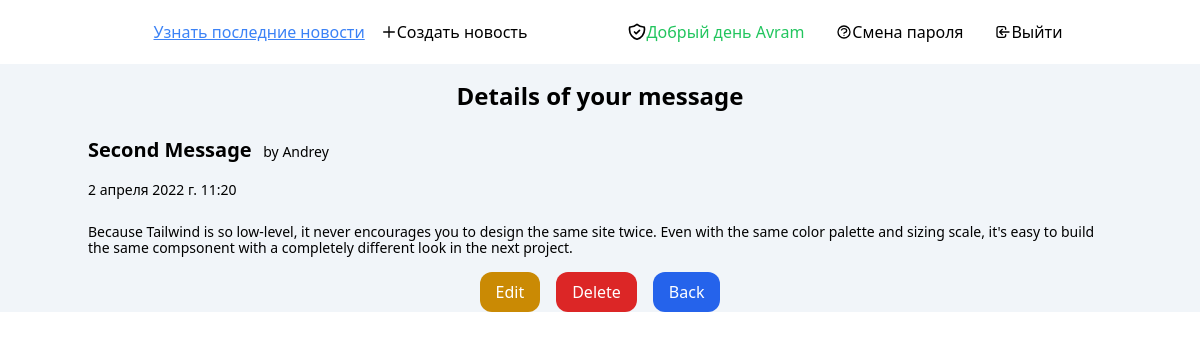
Screenshot of /articles/2/details/ (signed in) with the database file from the repository.
### users/models.py (models this page shows)
class CustomUser(AbstractUser):
    age = models.PositiveIntegerField(null=True, blank=True)  # Добавление нового поля в стандартную модель данных юзера
    hairColor = models.CharField(max_length=50, null=True)

### articles/models.py (models this page shows, shortened)
class Article(models.Model):
    title = models.CharField(max_length=255, help_text='Введите название сообщения', verbose_name='Название')
    body = models.TextField(help_text='Введите содержание сообщения', verbose_name='Текст')
    date = models.DateTimeField(auto_now_add=True, verbose_name='Дата')  # автодобавление даты в создание сообщения
    author = models.ForeignKey(get_user_model(), on_delete=models.CASCADE,
                               verbose_name='Автор')  # Many-To-One в первом параметре -

### articles/views.py (the view)
# urls.py: path('<int:pk>/details/', ArticleDetailView.as_view(), name='article_details'),
class ArticleDetailView(LoginRequiredMixin, DetailView):  # Миксин не дает гостю зайти на url просмотра сообщения
    model = Article
    template_name = 'article_details.html'
    login_url = 'login'  # Редирект на url, если гость неавторизован

### templates/article_details.html (shortened to what this page needs)
{% extends 'base.html' %}
{% block content %}
    <section>
        <div class="container mx-auto">
            <div class="grid grid-cols-1">
                <div class="place-self-center">
                    <h2 class="text-2xl text-center font-bold py-4">Details of your message</h2>
                    <div class="flex flex-col">
                        <div class="text-xl font-bold py-2"> {{ article.title }}<span class=" pl-2 text-sm font-light">
                                by {{ article.author }}</span></div>
                        <div class="text-sm font-light py-2"> {{ article.date }}</div>
                        <div class="text-sm font-medium leading-4 py-4"> {{ article.body }}</div>
                        <div class="flex justify-center gap-4">
                            <a class="py-2 px-4 text-white bg-yellow-600 hover:bg-yellow-500 rounded-xl"
                               href="{% url 'article_edit' article.pk %}">Edit</a>
                            <a class="py-2 px-4 text-white bg-red-600 hover:bg-red-500 rounded-xl"
                               href="{% url 'article_delete' article.pk %}">Delete</a>
                            <a href="{% url 'article_list' %}"
                               class="py-2 px-4 text-white bg-blue-600 hover:bg-blue-500 rounded-xl"
                               type="submit">Back
                            </a>
                        </div>
                    </div>
                </div>
            </div>
        </div>
    </section>
{% endblock content %}

### templates/base.html (shortened to what this page needs)
<!DOCTYPE html>
<html lang="en">
<head>
    <script src="https://cdn.tailwindcss.com"></script>
</head>
<body>
<div class="bg-slate-100 h-full">
    <header class="bg-white  py-2">
        <div class="container mx-auto">
            <div class="flex justify-around">
                <div class="flex items-center gap-4">
                    <a href="{% url 'article_list' %}" class="underline hover:text-orange-400 text-blue-500
         cursor-pointer font-medium">Узнать последние новости</a>
                    {% if user.is_authenticated %}
                        <div class="flex items-center group">
                            <a href="{% url 'article_create' %}" class="group-hover:text-orange-400
         cursor-pointer font-medium">
                                <svg xmlns="http://www.w3.org/2000/svg" class="h-4 w-4" fill="none" viewBox="0 0 24 24"
                                     stroke="currentColor" stroke-width="2">
                                    <path stroke-linecap="round" stroke-linejoin="round" d="M12 4v16m8-8H4"/>
                                </svg>
                            </a>
                            <a href="{% url 'article_create' %}" class="group-hover:text-orange-400 hover:underline
         cursor-pointer font-medium">
                                Создать новость</a></div>
                    {% endif %}
                </div>
                {% if user.is_authenticated %}
                    <div class="flex items-center gap-8">
                        <div class="flex items-center hover:underline ">
                            <div><a href="">
                            </a>
                            </div>
                            <a href="#" class="hover:underline hover:text-green-400 text-green-500
         cursor-pointer font-medium">Добрый день {{ user.username }}</a>
                        </div>
                        <div class="flex items-center hover:underline hover:text-orange-400">
                            <div><a href="">
                            </a>
                            </div>
                            <a href="{% url 'password_change' %}" class="hover:underline hover:text-orange-400
         cursor-pointer font-medium">Смена пароля</a>
                        </div>
                        <div class="flex items-center hover:underline hover:text-orange-400">
                            <div><a href="">
                                <svg xmlns="http://www.w3.org/2000/svg" class="h-4 w-4" fill="none" viewBox="0 0 24 24"
                                     stroke="currentColor" stroke-width="2">
                                    <path stroke-linecap="round" stroke-linejoin="round"
                                          d="M11 16l-4-4m0 0l4-4m-4 4h14m-5 4v1a3 3 0 01-3 3H6a3 3 0 01-3-3V7a3 3 0 013-3h7a3 3 0 013 3v1"/>
                                </svg>
                            </a>
                            </div>
                            <a href="{% url 'logout' %}" class="hover:underline hover:text-orange-400
         cursor-pointer font-medium">Выйти</a>
                        </div>
                    </div>
                {% endif %}
            </div>
        </div>
    </header>
    {% block content %}
    {% endblock content %}
</div>
</body>
</html>

### rows the page displays
CustomUser: username "Avram"
Article: title "Second Message", author "Andrey", date "2 апреля 2022 г. 11:20", body "Because Tailwind is so low-level, it never encourages you to design the same site twice. Even with the same color palette and sizing scale, it's easy to build the same compsonent with a completely different look in the next project."
